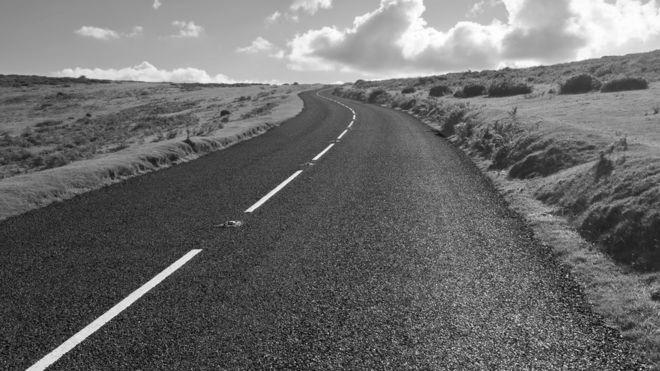
%> input picture image_gray.jpg, 660 x 371 px
$ octave ejercicio2.m   (GNU Octave 9; MATLAB toolbox functions it lacks are replaced by stand-ins)
%> lines starting %> are read from the running program, lines starting %| are printed output that depends on the picture
clc
close all
clear all
I = imread("image_gray.jpg");
%> I is the input picture: size 371x660 uint8; min 0, max 255, mean 107
figure(1);
imshow(I);
#Promedio
K = [1, 1, 1; 1, 1, 1; 1, 1, 1];
K = K/9;

#Gaussiano

K = [1, 2, 1; 2, 4, 2; 1, 2, 1];
K = K/16;

#Laplaciano
K=[-1, -1, -1; -1, 8, -1; -1, -1, -1];

#Laplaciano de Gaussiano
K = [0, 0, 1, 0, 0;
      0, 1, 2, 1, 0;
      1, 2, -16, 2, 1;
      0, 1, 2, 1, 0;
      0, 0, 1, 0, 0];

#Derivativos
#X
K=[1, 0, -1; 2, 0, -2; 1, 0, -1];
#Y
K = [1, 2, 1; 0, 0, 0; -1, -2, -1];

#Enfatizador
K=[0, -1, 0; -1, 5, -1; 0, -1, 0];


R = conv2(I, K, "same");
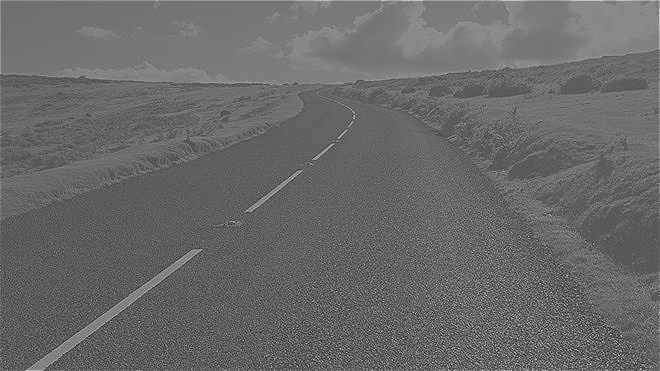
%> R: size 371x660 double; min -344, max 752, mean 108; drawn with min black and max white
R = round(R);
R = uint8( R);
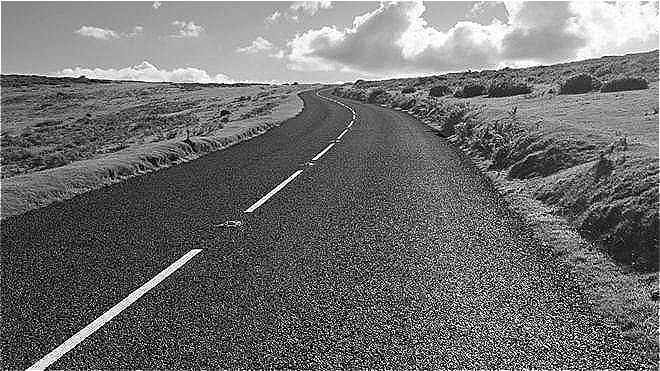
%> R: size 371x660 uint8; min 0, max 255, mean 109.9
figure(2);
imshow(R);
